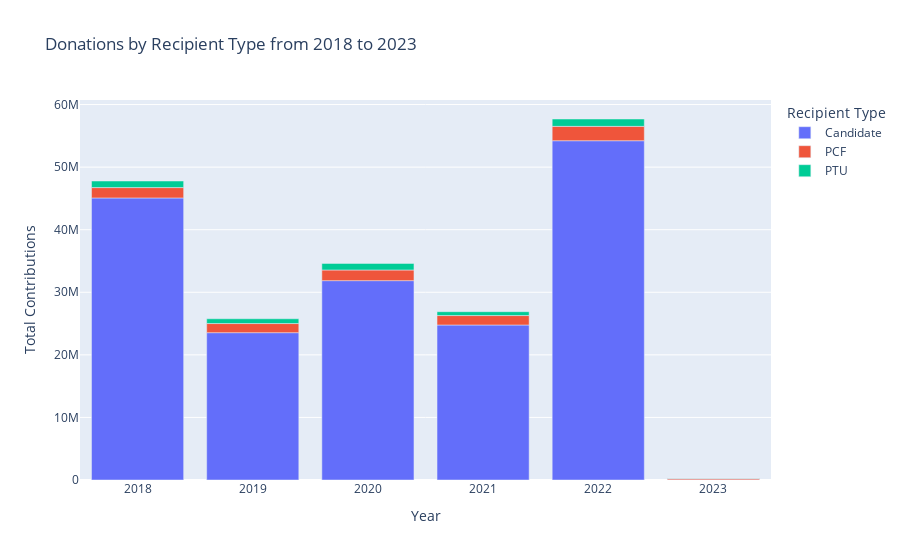

Notebook code cell kept with this figure:
### Markdown cell above
### 3.2 Compare donation by recipient types

### Code cell
grouped4 = filtered_df.groupby(['Year', 'RecipientType'])['TotalAmount'].sum().reset_index()

fig = px.bar(
    grouped4,
    x='Year',
    y='TotalAmount',
    color='RecipientType',
    title='Donations by Recipient Type from 2018 to 2023',
    labels={"Year": "Year", "TotalAmount": "Total Contributions", 'RecipientType': 'Recipient Type'},
)

fig.show()

### Figure 1 — Plotly figure (JSON) as saved in the notebook; plotly's stock layout.template omitted (floating-point values rounded to 4 significant figures)
{"data": [{"alignmentgroup": "True", "hovertemplate": "Recipient Type=Candidate<br>Year=%{x}<br>Total Contributions=%{y}<extra></extra>", "legendgroup": "Candidate", "marker": {"color": "#636efa", "pattern": {"shape": ""}}, "name": "Candidate", "offsetgroup": "Candidate", "orientation": "v", "showlegend": true, "textposition": "auto", "type": "bar", "x": [2018, 2019, 2020, 2021, 2022, 2023], "xaxis": "x", "y": [45080000.0, 23550000.0, 31860000.0, 24770000.0, 54220000.0, 40405], "yaxis": "y"}, {"alignmentgroup": "True", "hovertemplate": "Recipient Type=PCF<br>Year=%{x}<br>Total Contributions=%{y}<extra></extra>", "legendgroup": "PCF", "marker": {"color": "#EF553B", "pattern": {"shape": ""}}, "name": "PCF", "offsetgroup": "PCF", "orientation": "v", "showlegend": true, "textposition": "auto", "type": "bar", "x": [2018, 2019, 2020, 2021, 2022, 2023], "xaxis": "x", "y": [1656000.0, 1459000.0, 1702000.0, 1508000.0, 2293000.0, 218300.0], "yaxis": "y"}, {"alignmentgroup": "True", "hovertemplate": "Recipient Type=PTU<br>Year=%{x}<br>Total Contributions=%{y}<extra></extra>", "legendgroup": "PTU", "marker": {"color": "#00cc96", "pattern": {"shape": ""}}, "name": "PTU", "offsetgroup": "PTU", "orientation": "v", "showlegend": true, "textposition": "auto", "type": "bar", "x": [2018, 2019, 2020, 2021, 2022, 2023], "xaxis": "x", "y": [1051000.0, 760500.0, 1053000.0, 617300.0, 1177000.0, 6283.0], "yaxis": "y"}], "layout": {"barmode": "relative", "legend": {"title": {"text": "Recipient Type"}, "tracegroupgap": 0}, "title": {"text": "Donations by Recipient Type from 2018 to 2023"}, "xaxis": {"anchor": "y", "domain": [0, 1], "title": {"text": "Year"}}, "yaxis": {"anchor": "x", "domain": [0, 1], "title": {"text": "Total Contributions"}}}}
